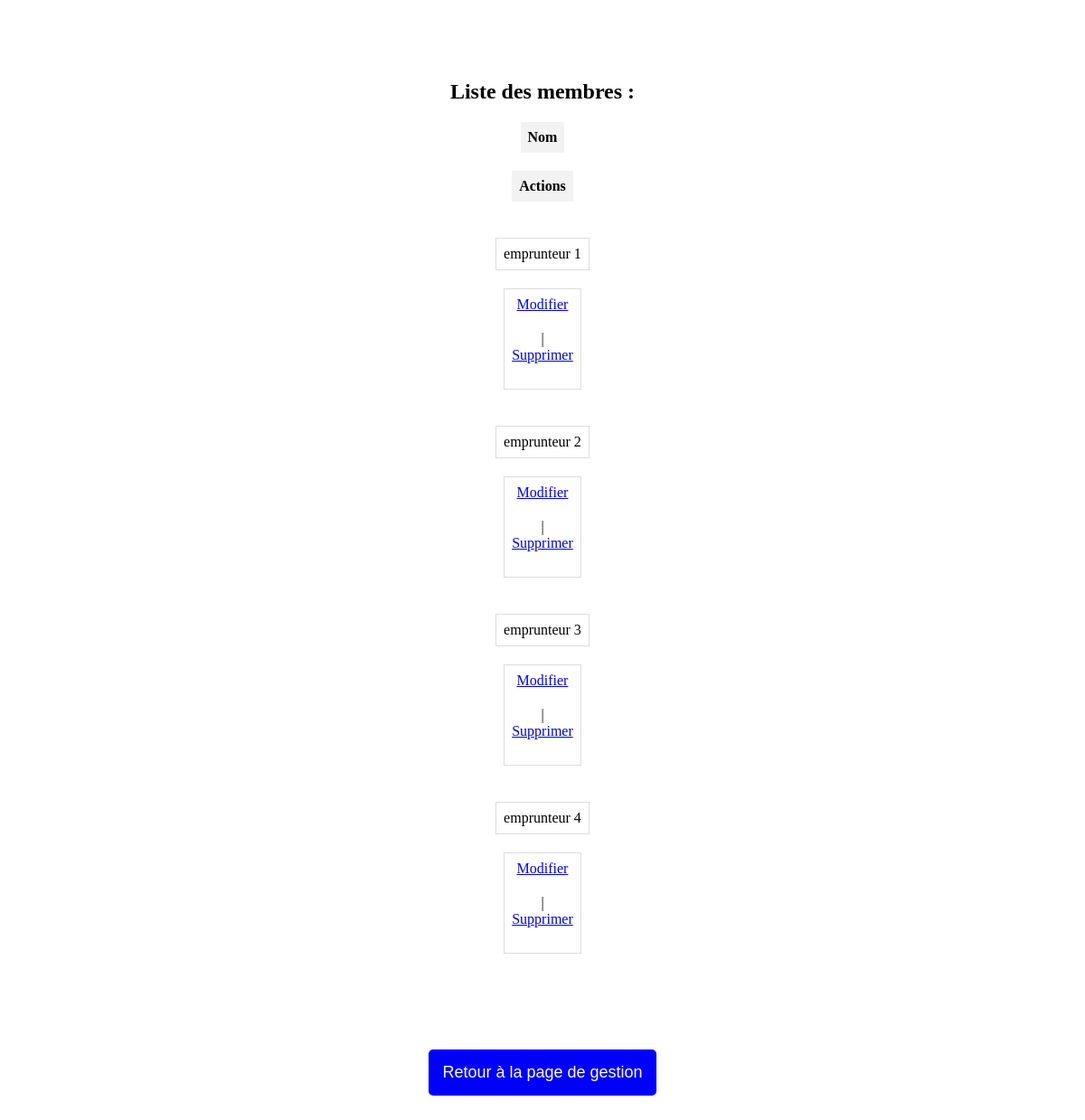
Page /liste-membres/ (signed in) on the committed database.
### mediatheque/models.py (models this page shows, shortened)
class Emprunteur(models.Model):
    name = models.CharField(max_length=50)
    email = models.EmailField(unique=True)
    nombre_emprunts = models.IntegerField(default=0)

### mediatheque/views.py (the view)
# urls.py: path('liste-membres/', liste_membres, name='liste_membres'),
@login_required
def liste_membres(request):
    emprunteurs = Emprunteur.objects.all()
    return render(request, 'list_membres.html', {'emprunteurs': emprunteurs})

### templates/list_membres.html (shortened to what this page needs)
{% load static %}
<!DOCTYPE html>
<html lang="en">
<head>
    <link rel="stylesheet" type="text/css" href="{% static 'css/style.css' %}">
</head>
<body>
    <h2>Liste des membres :</h2>
        <table>
            <tr>
                <th>Nom</th>
                <th>Actions</th>
            </tr>
            {% for emprunteur in emprunteurs %}
            <tr>
                <td>{{ emprunteur.name }}</td>
                <td>
                    <a href="{% url 'update_emprunteur' emprunteur.id %}">Modifier</a> |
                    <a href="{% url 'delete_emprunteur' emprunteur.id %}">Supprimer</a>
                </td>
            </tr>
            {% endfor %}
        </table>
        <div class="accesButton">
            <a href="{% url 'gestion' %}">
                <button type="button">Retour à la page de gestion</button>
            </a>
        </div>
</body>
</html>

### mediatheque/static/css/style.css (style rules this page uses)
* { display: flex; flex-direction: column; align-items: center; margin-bottom: 20px; }
button { text-decoration: none; }
.accesButton { display: flex; flex-direction: column; align-items: center; margin-top: 1rem; }
.accesButton button { background-color: blue; color: white; padding: 15px 15px; margin: 10px 0; border: none; cursor: pointer; font-size: 18px; border-radius: 5px; }
table { width: 100%; border-collapse: collapse; }
th { background-color: #f2f2f2; padding: 8px; text-align: left; }
td { padding: 8px; border: 1px solid #ddd; }

### rows in the picture
Emprunteur: name "emprunteur 1"
Emprunteur: name "emprunteur 2"
Emprunteur: name "emprunteur 3"
Emprunteur: name "emprunteur 4"
